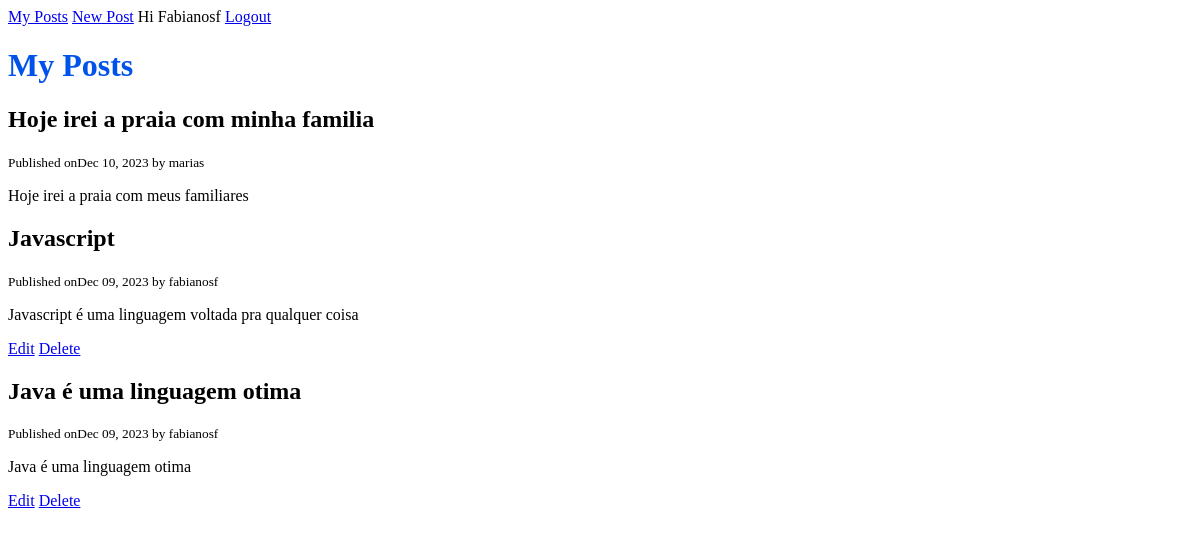
The app's page / (signed in) with its own data.
### blog/models.py (models this page shows, shortened)
class Post(models.Model):
    title = models.CharField(max_length=120)
    content = models.TextField()
    published_at = models.DateTimeField(default=timezone.now)
    author = models.ForeignKey(User, on_delete=models.CASCADE)
    class Meta:
        ordering = ['-published_at']

### blog/views.py (the view)
# urls.py: path('', views.home, name='posts'),
def home(request):
    posts = Post.objects.all()
    context = {'posts': posts}
    return render(request, 'blog/home.html', context)

### blog/templates/blog/home.html
{% extends 'base.html' %}
{% block content %}
<h1>My Posts</h1>
{% for post in posts %}
        <h2>{{ post.title }}</h2>
        <small> Published on{{ post.published_at | date:"M d, Y" }} by {{ post.author }}</small>
        <p>{{ post.content }}</p>
        {% if request.user.is_authenticated and request.user == post.author %}
           <p>
           <a href="{% url 'post-edit' post.id %}">Edit</a>
           <a href="{% url 'post-delete' post.id %}">Delete</a>
        </p>
        {% endif %}
{% endfor %}
{% endblock content%}

### templates/base.html (shortened to what this page needs)
{% load static %}
<!DOCTYPE html>
<html lang="en">
<head>
    <link rel="stylesheet" href="{% static 'css/style.css' %}"/>
</head>
<body>
    <header>
        {% if request.user.is_authenticated %}
        <a href="{% url 'posts' %}">My Posts</a>
        <a href="{% url 'post-create' %}">New Post</a>
            <span> Hi {{ request.user.username | title }}</span>
            <a href="{% url 'logout' %}">Logout</a>
        {% else %}
            <a href="{% url 'login' %}">Login</a>
            <a href="{% url 'register' %}">Register</a>
        {% endif %}
    </header>
    <main>
    {% block content %}
    {% endblock content %}
    </main>
</body>
</html>

### static/css/style.css (style rules this page uses)
h1 { color:#0052EA }

### records on screen
Post: title "Hoje irei a praia com minha familia", published_at "Dec 10, 2023", author "marias", content "Hoje irei a praia com meus familiares"
Post: title "Javascript", published_at "Dec 09, 2023", author "fabianosf", content "Javascript é uma linguagem voltada pra qualquer coisa", shows "Edit"
Post: title "Java é uma linguagem otima", published_at "Dec 09, 2023", author "fabianosf", content "Java é uma linguagem otima", shows "Edit"

### other values on screen
{{ request.user.username | title }} "Fabianosf"
